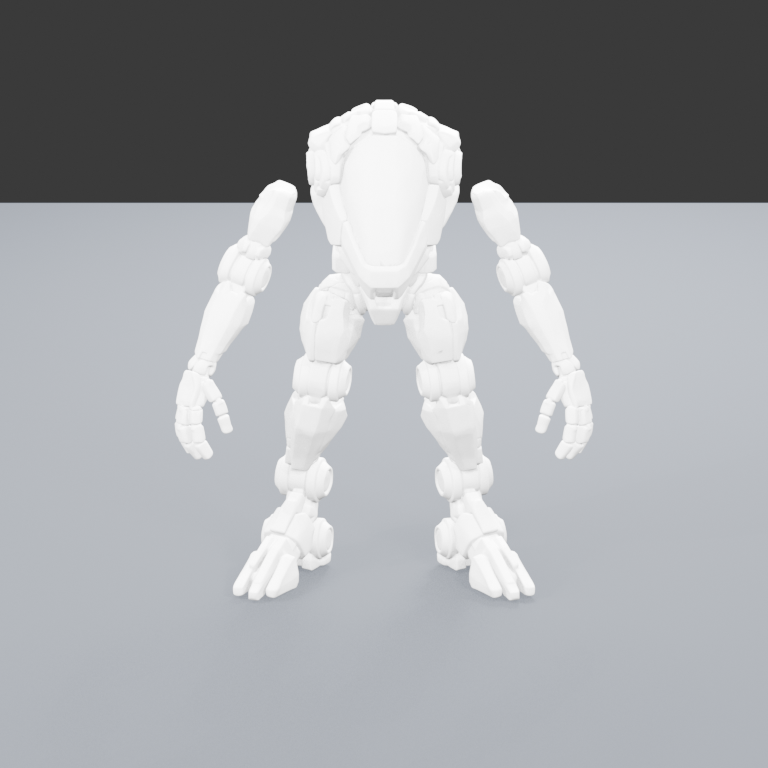
#> input picture proof/slice-03/renders/rig/negative-y.png, 768 x 768 px, found by its file name
$ python build-flux3-proof-sheet.py
#> lines starting #> are read from the running program, lines starting #| are printed output that depends on the picture
"""Build a compact local contact sheet from the verified Blender renders."""

from pathlib import Path

from PIL import Image, ImageDraw, ImageFont


root = Path(__file__).resolve().parent.parent
proof = root / "proof/slice-03"
views = ("negative-y", "positive-x", "three-quarter")
roles = (("visual", "STATIC VISUAL LOD0"), ("rig", "UNANIMATED 62-JOINT RIG"))
tile, label = 390, 38
sheet = Image.new("RGB", (tile * 3, (tile + label) * 2 + 90), "#20242b")
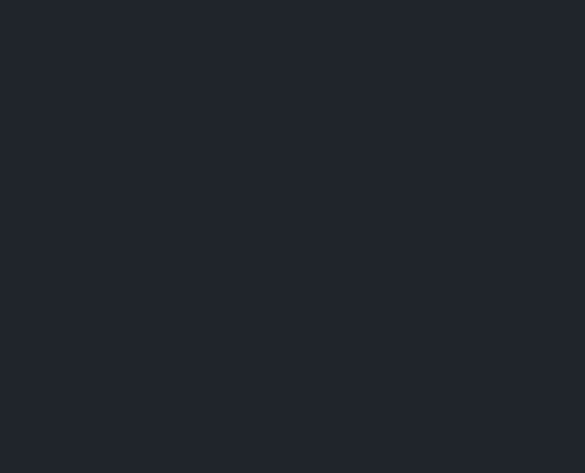
#> sheet: PIL image 1170x946 RGB (shown at 1/2 size); mean R, G, B 32, 36, 43
draw = ImageDraw.Draw(sheet)
font = ImageFont.load_default(size=20)
small = ImageFont.load_default(size=16)
draw.text((24, 17), "STROKAH / FLUX 3 GAIT PREFLIGHT", fill="white", font=font)
draw.text((24, 48), "Blender source renders only - no generated video", fill="#efbf74", font=small)
for row, (role, title) in enumerate(roles):
    for col, view in enumerate(views):
        image = Image.open(proof / "renders" / role / f"{view}.png").convert("RGB")
        image.thumbnail((tile, tile))
#> image: PIL image 390x390 RGB
        x, y = col * tile, row * (tile + label) + 90
        sheet.paste(image, (x, y))
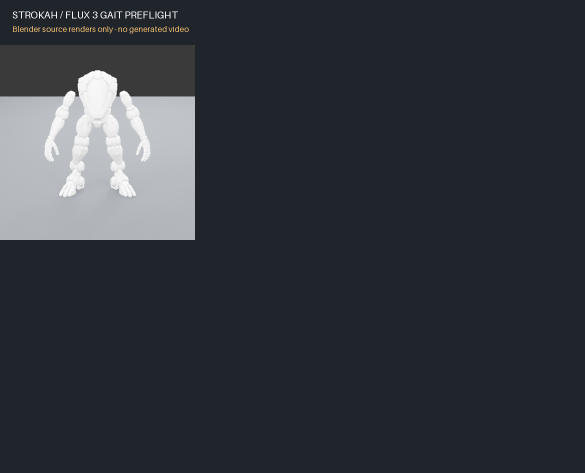
#> sheet: PIL image 1170x946 RGB (shown at 1/2 size); mean R, G, B 50.2, 53.9, 60.3
#> (the run stopped early here; a loop or call above may not have finished)
